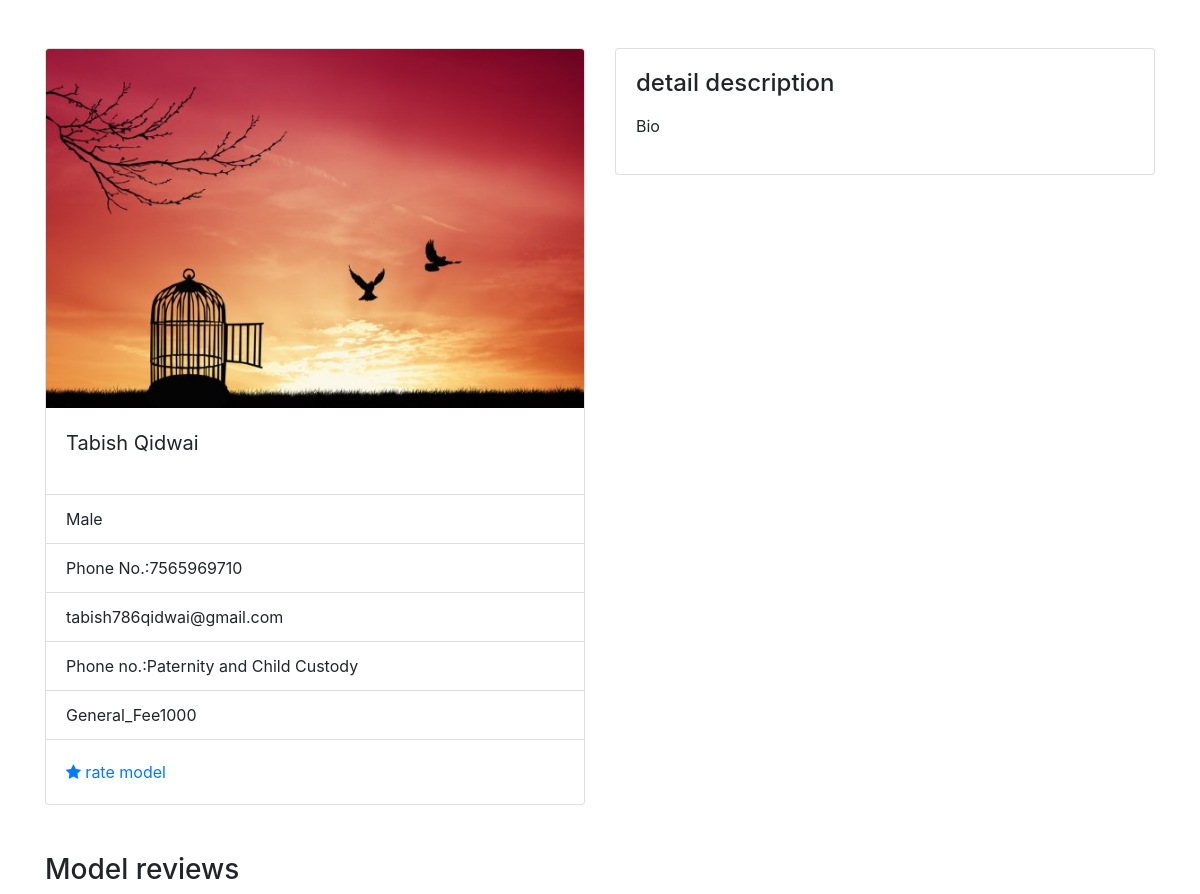
The app's page /detail_lawyer/1, older data.
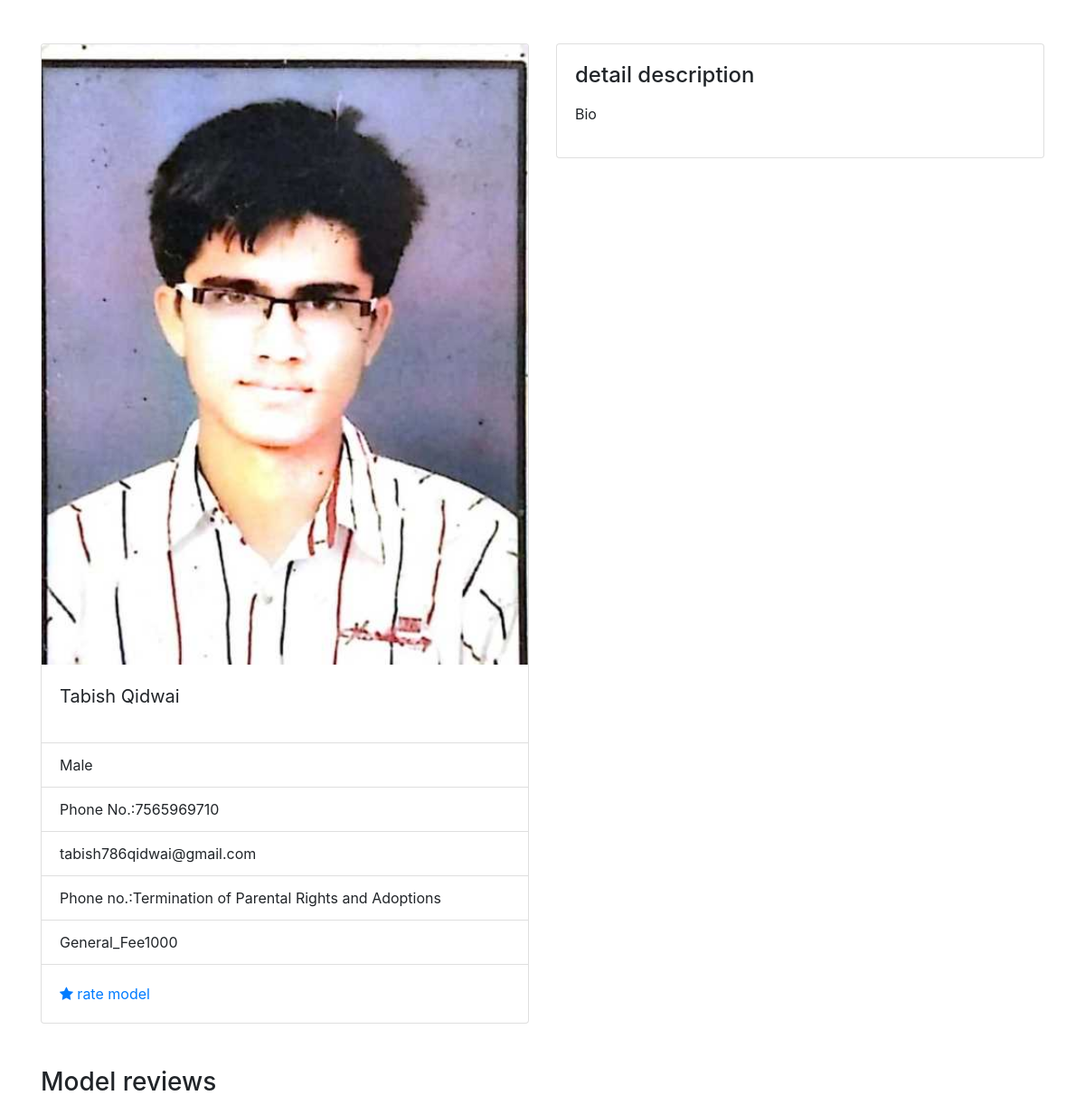
The same page, newer data.
### users/models.py (models this page shows, shortened)
class lawyer_Profile(models.Model):
    gender = (
        ('Male', 'Male'),
        ('Female', 'Female'),
    )
    Name = models.CharField(max_length=255, default = "your name")
    Email = models.CharField(max_length=255,default="example@host.com")
    Phone_No = models.CharField(max_length=13 ,default=911234567890)
    Category = models.ForeignKey(Category, on_delete = models.CASCADE)
    Gender = models.CharField(max_length=50, choices=gender, default=gender[0][1])
    Profile_Photo = models.ImageField(upload_to="profile",null=True)
    General_Fee = models.IntegerField(default=1000)
    Bio = models.TextField(default="Bio")

class Category(models.Model):
    Case_category = (
        ('Criminal Case',"Criminal Case"),
        ('Civil Case',"Civil Case"),
        ('Marriage Dissolution',"Marriage Dissolution"),
        ('Paternity and Child Custody',"Paternity and Child Custody"),
        ('Protection Orders Aganist Domestic Violence',"Protection Orders Aganist Domestic Violence"),
        ('Name Changes',"Name Changes"),
        ('Guardianship',"Guardianship"),
        ('Termination of Parental Rights and Adoptions',"Termination of Parental Rights and Adoptions"),
        ('Juvenile Matters',"Juvenile Matters"),
        ('Emancipation and Approval of Underage Marriages',"Emancipation and Approval of Underage Marriages"),
    )
    Name = models.CharField(max_length=255, default="Your name here")
    Email = models.EmailField(max_length=255,default='example@host.com')
    Category = models.CharField(choices=Case_category,default = Case_category[0][1], max_length=50)
    def __str__(self):
        return self.Category

### users/views.py (the view)
# urls.py: path('detail_lawyer/<int:pk>', detail_of_lawyer, name='lawyer_profile'),
def detail_of_lawyer(request,pk):
    result = lawyer_Profile.objects.get(pk=pk)
    context = {'result':result}
    return render(request,'users/detail_lawyer.html',context)

### templates/users/detail_lawyer.html (shortened to what this page needs)
{% extends 'layout/base.html' %}
{% load static %}
{% load crispy_forms_tags %}
{% block content %}
<div class="container">
    <div class="row my-5">
        <div class="col-lg-6">
            <div class="card">
                <img src="{{ result.Profile_Photo.url }}" class="card-img-top" alt="{{ result.Name }}">
                <div class="card-body">
                    <blockquote class="blockquote">
                        <p class="mb-0">{{result.Name}}</p>
                    </blockquote>
                </div>
                <ul class="list-group list-group-flush">
                    <li class="list-group-item">{{result.Gender}}</li>
                    <li class="list-group-item">Phone No.:{{result.Phone_No}}</li>
                    <li class="list-group-item">{{result.Email}}</li>
                    <li class="list-group-item">Phone no.:{{result.Category}}</li>
                    <li class="list-group-item">General_Fee{{result.General_Fee}}</li>
                </ul>
                <div class="card-body">
                    <a href="#" class="card-link"><i class="fa fa-star" aria-hidden="true"></i> rate model</a>
                </div>
            </div>
        </div>
        <div class="col-lg-6">
            <div class="card">
                <div class="card-body">
                    <h4 class="card-title">detail description</h4>
                    <p class="card-text">{{result.Bio|linebreaks}}</p>
                </div>
            </div>
        </div>
    </div>
    <div class="row">
        <div class="col-lg-12">
            <h3>Model reviews</h3>
        </div>
    </div>
</div>
{% endblock content %}

Row changes from the older to the newer data that the page shows:
changed lawyer_Profile "Tabish Qidwai": Profile_Photo: a different picture; Category "Paternity and Child Custody" → "Termination of Parental Rights and Adoptions"
